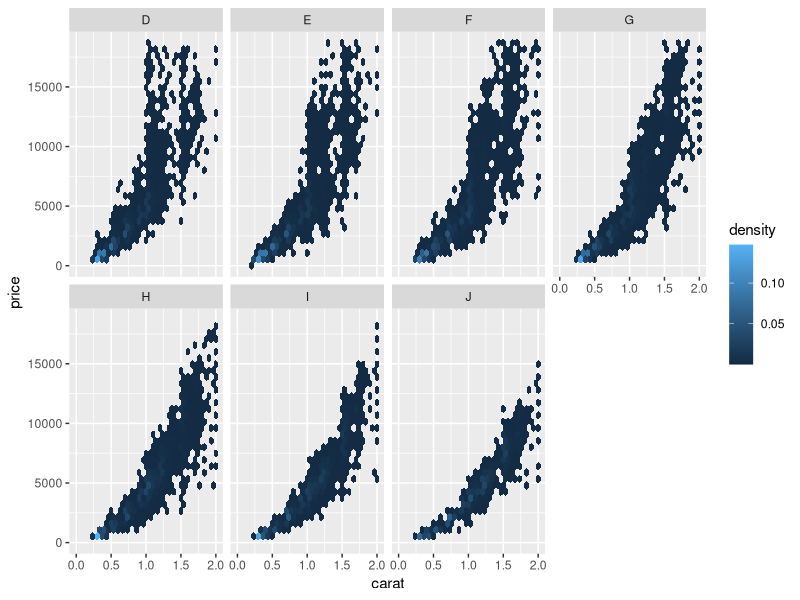

Reproduce this figure in R.
#!/usr/bin/env Rscript
# I'm trying to understand this grob thing and how to apply it
library(Cairo)
library(grid)
library(ggplot2)

CairoPNG("grob1.png", 800, 800)

d <- ggplot(diamonds, aes(carat, price, fill = ..density..)) +
      xlim(0, 2) +
      stat_binhex(na.rm = TRUE) +
      # opts(aspect.ratio = 1) +
      facet_wrap(~ color, ncol = 4)
show(d)
dev.off()
